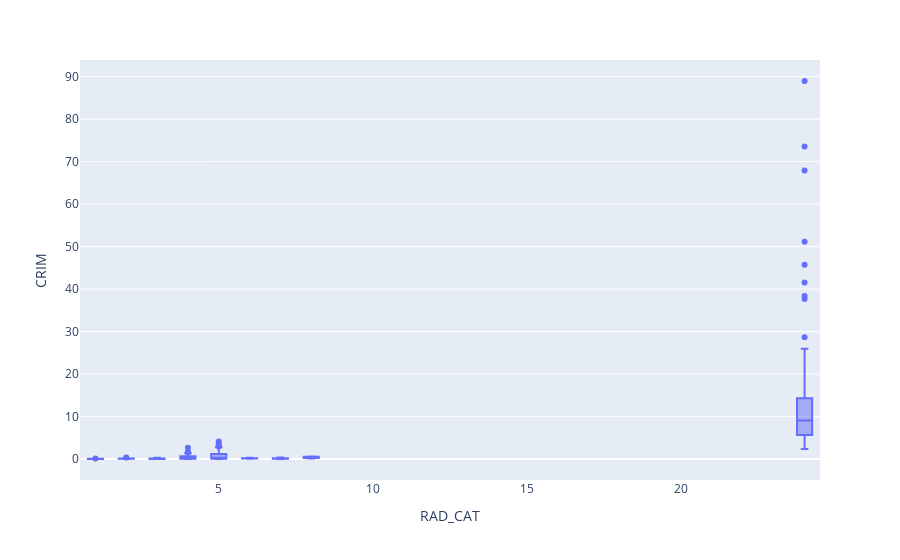

Notebook cell for this chart:
### Code cell
fig = px.box(df, x="RAD_CAT", y="CRIM")
fig.show()

### Figure 1 — Plotly figure (JSON) as saved in the notebook; plotly's stock layout.template omitted (floating-point values rounded to 4 significant figures; data arrays with more than 128 entries replaced by an {"elided": "..."} marker saying what was removed)
{"data": [{"alignmentgroup": "True", "hoverlabel": {"namelength": 0}, "hovertemplate": "RAD_CAT=%{x}<br>CRIM=%{y}", "legendgroup": "", "marker": {"color": "#636efa"}, "name": "", "notched": false, "offsetgroup": "", "orientation": "v", "showlegend": false, "type": "box", "x": {"elided": "506 str values"}, "x0": " ", "xaxis": "x", "y": {"elided": "506 float values"}, "y0": " ", "yaxis": "y"}], "layout": {"boxmode": "group", "legend": {"tracegroupgap": 0}, "margin": {"t": 60}, "xaxis": {"anchor": "y", "domain": [0, 1], "title": {"text": "RAD_CAT"}}, "yaxis": {"anchor": "x", "domain": [0, 1], "title": {"text": "CRIM"}}}}
